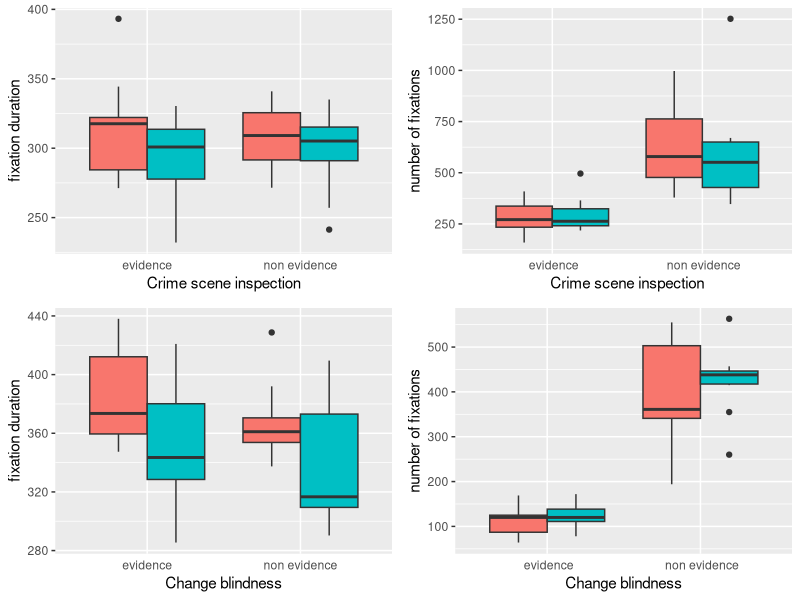

The R source for this figure:
library( tidyr )
library( dplyr )
library( caret )
library( lattice )
library( ggplot2 ) 
library(gridExtra)

ced <- read.csv("ced.csv")
eycd <- read.csv('eyced.csv')



ced$X <- NULL
eycd$X <- NULL


ced$measure <- as.factor(ced$measure)
ced$experience <- as.factor(ced$experience)

eycd$measure <- as.factor(eycd$measure)
eycd$experience <- as.factor(eycd$experience)



ceddur <- ced[(ced$measure == "evidence") | (ced$measure == "non evidence" ) ,]
cednum <- ced[(ced$measure == " evidence") | (ced$measure == " non evidence" ) ,]


eydur <- eycd[(eycd$measure == "evidence") | (eycd$measure == "non evidence" ) ,]
eynum <- eycd[(eycd$measure == " evidence") | (eycd$measure == " non evidence" ) ,]


### ---------
cb1 <- ggplot(ceddur, aes(x = measure, y = value, fill = experience, label = (value)))+
  geom_boxplot(position = 'dodge')+
  theme(axis.ticks.x = element_blank())+ 
  labs(x = 'Change blindness', y = 'fixation duration')+
  scale_fill_discrete(guide = FALSE)


cb2 <- ggplot(cednum, aes(x = measure, y = value, fill = experience, label = (value)))+
  geom_boxplot(position = 'dodge')+
  theme(axis.ticks.x = element_blank())+ 
  labs(x = 'Change blindness',y = 'number of fixations')+
  scale_fill_discrete(guide = FALSE)

# -------------------------------

ey1 <- ggplot(eydur, aes(x = measure, y = value, fill = experience, label = (value)))+
  geom_boxplot(position = 'dodge')+
  theme(axis.ticks.x = element_blank())+ 
  labs(x = "Crime scene inspection", y = 'fixation duration')+
  scale_fill_discrete(guide = FALSE)

ey2 <- ggplot(eynum, aes(x = measure, y = value, fill = experience, label = (value)))+
  geom_boxplot(position = 'dodge')+
  theme(axis.ticks.x = element_blank())+
  labs(x = "Crime scene inspection", y = 'number of fixations')+
  scale_fill_discrete(guide = FALSE)

grid.arrange(ey1,ey2,cb1,cb2, nrow = 2)

